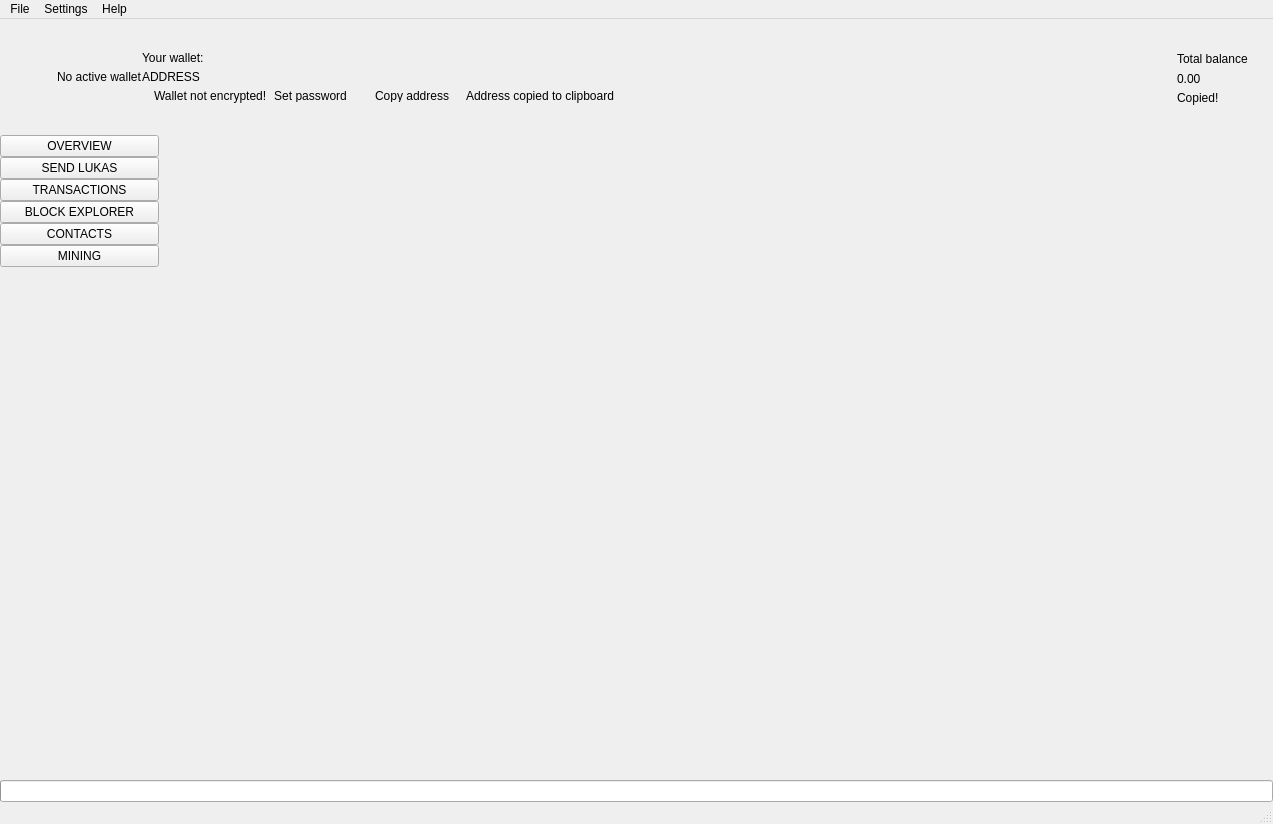
 <widget class="QMainWindow" name="MainWindow">
  <property name="geometry">
   <rect>
    <x>0</x>
    <y>0</y>
    <width>1273</width>
    <height>824</height>
   </rect>
  </property>
  <property name="sizePolicy">
   <sizepolicy hsizetype="Preferred" vsizetype="Preferred">
    <horstretch>0</horstretch>
    <verstretch>0</verstretch>
   </sizepolicy>
  </property>
  <property name="minimumSize">
   <size>
    <width>1260</width>
    <height>600</height>
   </size>
  </property>
  <property name="maximumSize">
   <size>
    <width>16777215</width>
    <height>16777215</height>
   </size>
  </property>
  <property name="windowTitle">
   <string>MainWindow</string>
  </property>
  <property name="windowIcon">
   <iconset>
    <normaloff>:/images/intensecoin</normaloff>:/images/intensecoin</iconset>
  </property>
  <widget class="QWidget" name="centralwidget">
   <layout class="QVBoxLayout" name="verticalLayout_2">
    <property name="spacing">
     <number>0</number>
    </property>
    <property name="leftMargin">
     <number>0</number>
    </property>
    <property name="topMargin">
     <number>0</number>
    </property>
    <property name="rightMargin">
     <number>0</number>
    </property>
    <property name="bottomMargin">
     <number>0</number>
    </property>
    <item>
     <widget class="QFrame" name="m_headerFrame">
      <property name="minimumSize">
       <size>
        <width>0</width>
        <height>116</height>
       </size>
      </property>
      <property name="maximumSize">
       <size>
        <width>16777215</width>
        <height>116</height>
       </size>
      </property>
      <property name="frameShape">
       <enum>QFrame::NoFrame</enum>
      </property>
      <property name="frameShadow">
       <enum>QFrame::Raised</enum>
      </property>
      <layout class="QHBoxLayout" name="horizontalLayout_3">
       <property name="spacing">
        <number>0</number>
       </property>
       <property name="leftMargin">
        <number>0</number>
       </property>
       <property name="topMargin">
        <number>0</number>
       </property>
       <property name="rightMargin">
        <number>25</number>
       </property>
       <property name="bottomMargin">
        <number>0</number>
       </property>
       <item>
        <spacer name="horizontalSpacer_2">
         <property name="orientation">
          <enum>Qt::Horizontal</enum>
         </property>
         <property name="sizeType">
          <enum>QSizePolicy::Fixed</enum>
         </property>
         <property name="sizeHint" stdset="0">
          <size>
           <width>30</width>
           <height>20</height>
          </size>
         </property>
        </spacer>
       </item>
       <item>
        <widget class="QLabel" name="m_logoLabel">
         <property name="text">
          <string/>
         </property>
        </widget>
       </item>
       <item>
        <spacer name="horizontalSpacer_5">
         <property name="orientation">
          <enum>Qt::Horizontal</enum>
         </property>
         <property name="sizeType">
          <enum>QSizePolicy::Fixed</enum>
         </property>
         <property name="sizeHint" stdset="0">
          <size>
           <width>20</width>
           <height>20</height>
          </size>
         </property>
        </spacer>
       </item>
       <item>
        <widget class="WalletGui::WalletSmallGrayTextLabel" name="m_noWalletLabel">
         <property name="text">
          <string>No active wallet</string>
         </property>
        </widget>
       </item>
       <item>
        <widget class="QFrame" name="m_walletFrame">
         <property name="frameShape">
          <enum>QFrame::NoFrame</enum>
         </property>
         <property name="frameShadow">
          <enum>QFrame::Raised</enum>
         </property>
         <layout class="QVBoxLayout" name="verticalLayout_3">
          <property name="spacing">
           <number>5</number>
          </property>
          <property name="leftMargin">
           <number>0</number>
          </property>
          <property name="topMargin">
           <number>0</number>
          </property>
          <property name="rightMargin">
           <number>0</number>
          </property>
          <property name="bottomMargin">
           <number>0</number>
          </property>
          <item>
           <spacer name="verticalSpacer_3">
            <property name="orientation">
             <enum>Qt::Vertical</enum>
            </property>
            <property name="sizeType">
             <enum>QSizePolicy::Minimum</enum>
            </property>
            <property name="sizeHint" stdset="0">
             <size>
              <width>20</width>
              <height>40</height>
             </size>
            </property>
           </spacer>
          </item>
          <item>
           <widget class="WalletGui::WalletSmallGrayTextLabel" name="m_walletLabel">
            <property name="text">
             <string>Your wallet:</string>
            </property>
            <property name="indent">
             <number>0</number>
            </property>
           </widget>
          </item>
          <item>
           <widget class="QLabel" name="m_addressLabel">
            <property name="sizePolicy">
             <sizepolicy hsizetype="Preferred" vsizetype="Preferred">
              <horstretch>0</horstretch>
              <verstretch>0</verstretch>
             </sizepolicy>
            </property>
            <property name="cursor">
             <cursorShape>PointingHandCursor</cursorShape>
            </property>
            <property name="toolTip">
             <string>Click to copy</string>
            </property>
            <property name="text">
             <string>ADDRESS</string>
            </property>
            <property name="indent">
             <number>0</number>
            </property>
           </widget>
          </item>
          <item>
           <layout class="QHBoxLayout" name="horizontalLayout_2">
            <property name="spacing">
             <number>0</number>
            </property>
            <item alignment="Qt::AlignTop">
             <widget class="QFrame" name="m_notEncryptedFrame">
              <property name="frameShape">
               <enum>QFrame::NoFrame</enum>
              </property>
              <property name="frameShadow">
               <enum>QFrame::Raised</enum>
              </property>
              <layout class="QHBoxLayout" name="horizontalLayout_4">
               <property name="spacing">
                <number>0</number>
               </property>
               <property name="leftMargin">
                <number>0</number>
               </property>
               <property name="topMargin">
                <number>0</number>
               </property>
               <property name="rightMargin">
                <number>0</number>
               </property>
               <property name="bottomMargin">
                <number>0</number>
               </property>
               <item alignment="Qt::AlignVCenter">
                <widget class="QLabel" name="m_notEncryptedIconLabel">
                 <property name="text">
                  <string/>
                 </property>
                 <property name="pixmap">
                  <pixmap resource="../../resources.qrc">:/icons/lock_open_gray</pixmap>
                 </property>
                 <property name="alignment">
                  <set>Qt::AlignLeading|Qt::AlignLeft|Qt::AlignVCenter</set>
                 </property>
                </widget>
               </item>
               <item>
                <spacer name="horizontalSpacer_11">
                 <property name="orientation">
                  <enum>Qt::Horizontal</enum>
                 </property>
                 <property name="sizeType">
                  <enum>QSizePolicy::Fixed</enum>
                 </property>
                 <property name="sizeHint" stdset="0">
                  <size>
                   <width>5</width>
                   <height>3</height>
                  </size>
                 </property>
                </spacer>
               </item>
               <item alignment="Qt::AlignVCenter">
                <widget class="WalletGui::WalletTinyGrayTextLabel" name="m_notEncryptedTextLabel">
                 <property name="text">
                  <string>Wallet not encrypted!</string>
                 </property>
                 <property name="alignment">
                  <set>Qt::AlignLeading|Qt::AlignLeft|Qt::AlignVCenter</set>
                 </property>
                </widget>
               </item>
               <item>
                <spacer name="horizontalSpacer_9">
                 <property name="orientation">
                  <enum>Qt::Horizontal</enum>
                 </property>
                 <property name="sizeType">
                  <enum>QSizePolicy::Fixed</enum>
                 </property>
                 <property name="sizeHint" stdset="0">
                  <size>
                   <width>3</width>
                   <height>3</height>
                  </size>
                 </property>
                </spacer>
               </item>
               <item alignment="Qt::AlignVCenter">
                <widget class="WalletGui::WalletTinyLinkLikeButton" name="m_encryptButton">
                 <property name="sizePolicy">
                  <sizepolicy hsizetype="Minimum" vsizetype="Minimum">
                   <horstretch>0</horstretch>
                   <verstretch>0</verstretch>
                  </sizepolicy>
                 </property>
                 <property name="minimumSize">
                  <size>
                   <width>0</width>
                   <height>3</height>
                  </size>
                 </property>
                 <property name="cursor">
                  <cursorShape>PointingHandCursor</cursorShape>
                 </property>
                 <property name="text">
                  <string>Set password</string>
                 </property>
                 <property name="flat">
                  <bool>true</bool>
                 </property>
                </widget>
               </item>
               <item>
                <spacer name="horizontalSpacer_10">
                 <property name="orientation">
                  <enum>Qt::Horizontal</enum>
                 </property>
                 <property name="sizeType">
                  <enum>QSizePolicy::Fixed</enum>
                 </property>
                 <property name="sizeHint" stdset="0">
                  <size>
                   <width>20</width>
                   <height>3</height>
                  </size>
                 </property>
                </spacer>
               </item>
              </layout>
             </widget>
            </item>
            <item alignment="Qt::AlignVCenter">
             <widget class="WalletGui::WalletTinyLinkLikeButton" name="m_copyAddressButton">
              <property name="sizePolicy">
               <sizepolicy hsizetype="Minimum" vsizetype="Minimum">
                <horstretch>0</horstretch>
                <verstretch>0</verstretch>
               </sizepolicy>
              </property>
              <property name="minimumSize">
               <size>
                <width>0</width>
                <height>3</height>
               </size>
              </property>
              <property name="cursor">
               <cursorShape>PointingHandCursor</cursorShape>
              </property>
              <property name="focusPolicy">
               <enum>Qt::NoFocus</enum>
              </property>
              <property name="autoFillBackground">
               <bool>true</bool>
              </property>
              <property name="text">
               <string>Copy address</string>
              </property>
              <property name="flat">
               <bool>true</bool>
              </property>
             </widget>
            </item>
            <item>
             <spacer name="horizontalSpacer_7">
              <property name="orientation">
               <enum>Qt::Horizontal</enum>
              </property>
              <property name="sizeType">
               <enum>QSizePolicy::Fixed</enum>
              </property>
              <property name="sizeHint" stdset="0">
               <size>
                <width>13</width>
                <height>3</height>
               </size>
              </property>
             </spacer>
            </item>
            <item alignment="Qt::AlignVCenter">
             <widget class="WalletGui::CopyMagicLabel" name="m_copyAddressLabel">
              <property name="text">
               <string>Address copied to clipboard</string>
              </property>
              <property name="alignment">
               <set>Qt::AlignLeading|Qt::AlignLeft|Qt::AlignVCenter</set>
              </property>
             </widget>
            </item>
            <item>
             <spacer name="horizontalSpacer">
              <property name="orientation">
               <enum>Qt::Horizontal</enum>
              </property>
              <property name="sizeHint" stdset="0">
               <size>
                <width>40</width>
                <height>3</height>
               </size>
              </property>
             </spacer>
            </item>
           </layout>
          </item>
          <item>
           <spacer name="verticalSpacer_2">
            <property name="orientation">
             <enum>Qt::Vertical</enum>
            </property>
            <property name="sizeType">
             <enum>QSizePolicy::Minimum</enum>
            </property>
            <property name="sizeHint" stdset="0">
             <size>
              <width>20</width>
              <height>40</height>
             </size>
            </property>
           </spacer>
          </item>
         </layout>
        </widget>
       </item>
       <item>
        <spacer name="horizontalSpacer_3">
         <property name="orientation">
          <enum>Qt::Horizontal</enum>
         </property>
         <property name="sizeType">
          <enum>QSizePolicy::Expanding</enum>
         </property>
         <property name="sizeHint" stdset="0">
          <size>
           <width>34</width>
           <height>20</height>
          </size>
         </property>
        </spacer>
       </item>
       <item>
        <spacer name="horizontalSpacer_8">
         <property name="orientation">
          <enum>Qt::Horizontal</enum>
         </property>
         <property name="sizeType">
          <enum>QSizePolicy::Fixed</enum>
         </property>
         <property name="sizeHint" stdset="0">
          <size>
           <width>34</width>
           <height>20</height>
          </size>
         </property>
        </spacer>
       </item>
       <item alignment="Qt::AlignRight|Qt::AlignVCenter">
        <widget class="QFrame" name="m_balanceFrame">
         <layout class="QGridLayout" name="gridLayout">
          <property name="leftMargin">
           <number>0</number>
          </property>
          <property name="topMargin">
           <number>30</number>
          </property>
          <property name="rightMargin">
           <number>0</number>
          </property>
          <property name="bottomMargin">
           <number>0</number>
          </property>
          <property name="verticalSpacing">
           <number>3</number>
          </property>
          <item row="0" column="2">
           <layout class="QVBoxLayout" name="verticalLayout_4">
            <item>
             <widget class="QLabel" name="m_balanceTextLabel">
              <property name="text">
               <string>Total balance</string>
              </property>
             </widget>
            </item>
            <item>
             <widget class="QLabel" name="m_balanceLabel">
              <property name="cursor">
               <cursorShape>PointingHandCursor</cursorShape>
              </property>
              <property name="toolTip">
               <string>Click to copy</string>
              </property>
              <property name="text">
               <string>0.00</string>
              </property>
             </widget>
            </item>
           </layout>
          </item>
          <item row="1" column="2">
           <widget class="WalletGui::CopyMagicLabel" name="m_balanceCopyLabel">
            <property name="text">
             <string>Copied!</string>
            </property>
           </widget>
          </item>
          <item row="0" column="1">
           <spacer name="horizontalSpacer_6">
            <property name="orientation">
             <enum>Qt::Horizontal</enum>
            </property>
            <property name="sizeType">
             <enum>QSizePolicy::Fixed</enum>
            </property>
            <property name="sizeHint" stdset="0">
             <size>
              <width>2</width>
              <height>39</height>
             </size>
            </property>
           </spacer>
          </item>
          <item row="2" column="2">
           <spacer name="verticalSpacer_5">
            <property name="orientation">
             <enum>Qt::Vertical</enum>
            </property>
            <property name="sizeType">
             <enum>QSizePolicy::Expanding</enum>
            </property>
            <property name="sizeHint" stdset="0">
             <size>
              <width>20</width>
              <height>50</height>
             </size>
            </property>
           </spacer>
          </item>
          <item row="0" column="0">
           <widget class="QLabel" name="m_balanceIconLabel">
            <property name="text">
             <string/>
            </property>
            <property name="pixmap">
             <pixmap resource="../../resources.qrc">:/icons/total_balance</pixmap>
            </property>
           </widget>
          </item>
         </layout>
        </widget>
       </item>
      </layout>
     </widget>
    </item>
    <item>
     <layout class="QHBoxLayout" name="horizontalLayout" stretch="0,0,0,0,0,0,0,0">
      <property name="spacing">
       <number>0</number>
      </property>
      <item>
       <widget class="QFrame" name="m_toolFrame">
        <property name="frameShape">
         <enum>QFrame::NoFrame</enum>
        </property>
        <property name="frameShadow">
         <enum>QFrame::Plain</enum>
        </property>
        <property name="lineWidth">
         <number>0</number>
        </property>
        <layout class="QVBoxLayout" name="verticalLayout">
         <property name="spacing">
          <number>0</number>
         </property>
         <property name="leftMargin">
          <number>0</number>
         </property>
         <property name="topMargin">
          <number>0</number>
         </property>
         <property name="rightMargin">
          <number>0</number>
         </property>
         <property name="bottomMargin">
          <number>0</number>
         </property>
         <item>
          <widget class="QPushButton" name="m_overviewButton">
           <property name="sizePolicy">
            <sizepolicy hsizetype="Minimum" vsizetype="Fixed">
             <horstretch>0</horstretch>
             <verstretch>0</verstretch>
            </sizepolicy>
           </property>
           <property name="focusPolicy">
            <enum>Qt::NoFocus</enum>
           </property>
           <property name="text">
            <string>OVERVIEW</string>
           </property>
           <property name="checkable">
            <bool>true</bool>
           </property>
           <attribute name="buttonGroup">
            <string notr="true">m_toolButtonGroup</string>
           </attribute>
          </widget>
         </item>
         <item>
          <widget class="QPushButton" name="m_sendButton">
           <property name="sizePolicy">
            <sizepolicy hsizetype="Minimum" vsizetype="Fixed">
             <horstretch>0</horstretch>
             <verstretch>0</verstretch>
            </sizepolicy>
           </property>
           <property name="focusPolicy">
            <enum>Qt::NoFocus</enum>
           </property>
           <property name="text">
            <string>SEND LUKAS</string>
           </property>
           <property name="checkable">
            <bool>true</bool>
           </property>
           <attribute name="buttonGroup">
            <string notr="true">m_toolButtonGroup</string>
           </attribute>
          </widget>
         </item>
         <item>
          <widget class="QPushButton" name="m_transactionsButton">
           <property name="sizePolicy">
            <sizepolicy hsizetype="Minimum" vsizetype="Fixed">
             <horstretch>0</horstretch>
             <verstretch>0</verstretch>
            </sizepolicy>
           </property>
           <property name="focusPolicy">
            <enum>Qt::NoFocus</enum>
           </property>
           <property name="text">
            <string>TRANSACTIONS</string>
           </property>
           <property name="checkable">
            <bool>true</bool>
           </property>
           <attribute name="buttonGroup">
            <string notr="true">m_toolButtonGroup</string>
           </attribute>
          </widget>
         </item>
         <item>
          <widget class="QPushButton" name="m_blockExplorerButton">
           <property name="focusPolicy">
            <enum>Qt::NoFocus</enum>
           </property>
           <property name="text">
            <string>BLOCK EXPLORER</string>
           </property>
           <property name="checkable">
            <bool>true</bool>
           </property>
           <attribute name="buttonGroup">
            <string notr="true">m_toolButtonGroup</string>
           </attribute>
          </widget>
         </item>
         <item>
          <widget class="QPushButton" name="m_addressBookButton">
           <property name="sizePolicy">
            <sizepolicy hsizetype="Minimum" vsizetype="Fixed">
             <horstretch>0</horstretch>
             <verstretch>0</verstretch>
            </sizepolicy>
           </property>
           <property name="focusPolicy">
            <enum>Qt::NoFocus</enum>
           </property>
           <property name="text">
            <string>CONTACTS</string>
           </property>
           <property name="checkable">
            <bool>true</bool>
           </property>
           <attribute name="buttonGroup">
            <string notr="true">m_toolButtonGroup</string>
           </attribute>
          </widget>
         </item>
         <item>
          <widget class="QPushButton" name="m_miningButton">
           <property name="focusPolicy">
            <enum>Qt::NoFocus</enum>
           </property>
           <property name="text">
            <string>MINING</string>
           </property>
           <property name="checkable">
            <bool>true</bool>
           </property>
           <attribute name="buttonGroup">
            <string notr="true">m_toolButtonGroup</string>
           </attribute>
          </widget>
         </item>
         <item>
          <spacer name="verticalSpacer">
           <property name="orientation">
            <enum>Qt::Vertical</enum>
           </property>
           <property name="sizeHint" stdset="0">
            <size>
             <width>20</width>
             <height>40</height>
            </size>
           </property>
          </spacer>
         </item>
        </layout>
       </widget>
      </item>
      <item>
       <widget class="WalletGui::OverviewFrame" name="m_overviewFrame">
        <property name="frameShape">
         <enum>QFrame::NoFrame</enum>
        </property>
        <property name="frameShadow">
         <enum>QFrame::Raised</enum>
        </property>
       </widget>
      </item>
      <item>
       <widget class="WalletGui::SendFrame" name="m_sendFrame">
        <property name="frameShape">
         <enum>QFrame::NoFrame</enum>
        </property>
        <property name="frameShadow">
         <enum>QFrame::Raised</enum>
        </property>
       </widget>
      </item>
      <item>
       <widget class="WalletGui::TransactionsFrame" name="m_transactionsFrame">
        <property name="frameShape">
         <enum>QFrame::NoFrame</enum>
        </property>
        <property name="frameShadow">
         <enum>QFrame::Raised</enum>
        </property>
       </widget>
      </item>
      <item>
       <widget class="WalletGui::AddressBookFrame" name="m_addressBookFrame">
        <property name="frameShape">
         <enum>QFrame::NoFrame</enum>
        </property>
        <property name="frameShadow">
         <enum>QFrame::Raised</enum>
        </property>
       </widget>
      </item>
      <item>
       <widget class="WalletGui::NoWalletFrame" name="m_noWalletFrame">
        <property name="frameShape">
         <enum>QFrame::NoFrame</enum>
        </property>
        <property name="frameShadow">
         <enum>QFrame::Raised</enum>
        </property>
       </widget>
      </item>
      <item>
       <widget class="WalletGui::BlockExplorerFrame" name="m_blockExplorerFrame">
        <property name="frameShape">
         <enum>QFrame::NoFrame</enum>
        </property>
        <property name="frameShadow">
         <enum>QFrame::Raised</enum>
        </property>
       </widget>
      </item>
      <item>
       <widget class="WalletGui::MiningFrame" name="m_miningFrame">
        <property name="frameShape">
         <enum>QFrame::NoFrame</enum>
        </property>
        <property name="frameShadow">
         <enum>QFrame::Raised</enum>
        </property>
       </widget>
      </item>
     </layout>
    </item>
    <item>
     <widget class="QProgressBar" name="m_syncProgress">
      <property name="maximum">
       <number>100</number>
      </property>
      <property name="value">
       <number>0</number>
      </property>
      <property name="textVisible">
       <bool>false</bool>
      </property>
     </widget>
    </item>
   </layout>
  </widget>
  <widget class="QMenuBar" name="menubar">
   <property name="geometry">
    <rect>
     <x>0</x>
     <y>0</y>
     <width>1273</width>
     <height>21</height>
    </rect>
   </property>
   <widget class="QMenu" name="menuFile">
    <property name="title">
     <string>File</string>
    </property>
    <addaction name="m_createWalletAction"/>
    <addaction name="m_openWalletAction"/>
    <addaction name="m_recentWalletsAction"/>
    <addaction name="m_backupWalletAction"/>
    <addaction name="m_saveKeysAction"/>
    <addaction name="m_resetAction"/>
    <addaction name="m_importKeyAction"/>
    <addaction name="m_exportKeyAction"/>
    <addaction name="m_exportTrackingKeyAction"/>
    <addaction name="m_exitAction"/>
   </widget>
   <widget class="QMenu" name="menuSettings">
    <property name="title">
     <string>Settings</string>
    </property>
    <widget class="QMenu" name="menuThemes">
     <property name="title">
      <string>Themes</string>
     </property>
    </widget>
    <addaction name="m_encryptWalletAction"/>
    <addaction name="m_changePasswordAction"/>
    <addaction name="m_removePendingTxAction"/>
    <addaction name="separator"/>
    <addaction name="m_autostartAction"/>
    <addaction name="m_minimizeToTrayAction"/>
    <addaction name="m_closeToTrayAction"/>
    <addaction name="separator"/>
    <addaction name="m_preferencesAction"/>
    <addaction name="menuThemes"/>
   </widget>
   <widget class="QMenu" name="menuHelp">
    <property name="title">
     <string>Help</string>
    </property>
    <addaction name="m_communityForumAction"/>
    <addaction name="m_reportIssueAction"/>
    <addaction name="m_aboutIntensecoinAction"/>
    <addaction name="m_aboutQtAction"/>
   </widget>
   <addaction name="menuFile"/>
   <addaction name="menuSettings"/>
   <addaction name="menuHelp"/>
  </widget>
  <widget class="WalletGui::WalletStatusBar" name="statusBar"/>
  <action name="m_exitAction">
   <property name="checkable">
    <bool>false</bool>
   </property>
   <property name="enabled">
    <bool>true</bool>
   </property>
   <property name="text">
    <string>Exit</string>
   </property>
   <property name="shortcut">
    <string>Ctrl+Q</string>
   </property>
  </action>
  <action name="m_createWalletAction">
   <property name="enabled">
    <bool>true</bool>
   </property>
   <property name="text">
    <string>Create wallet</string>
   </property>
  </action>
  <action name="m_openWalletAction">
   <property name="enabled">
    <bool>true</bool>
   </property>
   <property name="text">
    <string>Open wallet</string>
   </property>
  </action>
  <action name="m_encryptWalletAction">
   <property name="enabled">
    <bool>true</bool>
   </property>
   <property name="text">
    <string>Encrypt wallet</string>
   </property>
  </action>
  <action name="m_changePasswordAction">
   <property name="enabled">
    <bool>true</bool>
   </property>
   <property name="text">
    <string>Change password</string>
   </property>
   <property name="toolTip">
    <string>Change password</string>
   </property>
  </action>
  <action name="m_aboutIntensecoinAction">
   <property name="enabled">
    <bool>true</bool>
   </property>
   <property name="text">
    <string>About LuKa</string>
   </property>
  </action>
  <action name="m_aboutQtAction">
   <property name="enabled">
    <bool>true</bool>
   </property>
   <property name="text">
    <string>About Qt</string>
   </property>
  </action>
  <action name="m_backupWalletAction">
   <property name="enabled">
    <bool>true</bool>
   </property>
   <property name="text">
    <string>Backup wallet</string>
   </property>
  </action>
  <action name="m_autostartAction">
   <property name="checkable">
    <bool>true</bool>
   </property>
   <property name="text">
    <string>Start on system login</string>
   </property>
  </action>
  <action name="m_minimizeToTrayAction">
   <property name="checkable">
    <bool>true</bool>
   </property>
   <property name="text">
    <string>Minimize to tray</string>
   </property>
  </action>
  <action name="m_closeToTrayAction">
   <property name="checkable">
    <bool>true</bool>
   </property>
   <property name="text">
    <string>Close to tray</string>
   </property>
  </action>
  <action name="m_preferencesAction">
   <property name="text">
    <string>Preferences</string>
   </property>
  </action>
  <action name="m_recentWalletsAction">
   <property name="text">
    <string>Recent wallets</string>
   </property>
  </action>
  <action name="m_exportTrackingKeyAction">
   <property name="text">
    <string>Export tracking key</string>
   </property>
   <property name="toolTip">
    <string>Export tracking key</string>
   </property>
  </action>
  <action name="m_importKeyAction">
   <property name="text">
    <string>Import key</string>
   </property>
   <property name="toolTip">
    <string>Import key</string>
   </property>
  </action>
  <action name="m_communityForumAction">
   <property name="text">
    <string>Join us on Slack</string>
   </property>
  </action>
  <action name="m_reportIssueAction">
   <property name="text">
    <string>Report an issue</string>
   </property>
  </action>
  <action name="m_resetAction">
   <property name="text">
    <string>Reset wallet</string>
   </property>
  </action>
  <action name="m_saveKeysAction">
   <property name="text">
    <string>Save wallet keys</string>
   </property>
  </action>
  <action name="m_exportKeyAction">
   <property name="text">
    <string>Export key</string>
   </property>
   <property name="toolTip">
    <string>Export key</string>
   </property>
  </action>
  <action name="m_removePendingTxAction">
   <property name="checkable">
    <bool>false</bool>
   </property>
   <property name="text">
    <string>Remove pending TXs</string>
   </property>
  </action>
 </widget>
